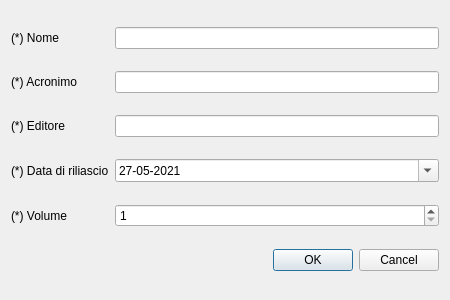
<?xml version="1.0" encoding="UTF-8"?>
<ui version="4.0">
 <class>rivistaDialog</class>
 <widget class="QDialog" name="rivistaDialog">
  <property name="geometry">
   <rect>
    <x>0</x>
    <y>0</y>
    <width>450</width>
    <height>300</height>
   </rect>
  </property>
  <property name="sizePolicy">
   <sizepolicy hsizetype="Fixed" vsizetype="Fixed">
    <horstretch>0</horstretch>
    <verstretch>0</verstretch>
   </sizepolicy>
  </property>
  <property name="windowTitle">
   <string>Dialog</string>
  </property>
  <layout class="QGridLayout" name="gridLayout">
   <item row="3" column="0">
    <widget class="QLabel" name="data_label">
     <property name="text">
      <string>(*) Data di riliascio</string>
     </property>
    </widget>
   </item>
   <item row="1" column="1">
    <widget class="QLineEdit" name="acronimo_box"/>
   </item>
   <item row="3" column="1">
    <widget class="QDateEdit" name="data_box">
     <property name="displayFormat">
      <string>dd-MM-yyyy</string>
     </property>
     <property name="calendarPopup">
      <bool>true</bool>
     </property>
     <property name="date">
      <date>
       <year>2021</year>
       <month>5</month>
       <day>27</day>
      </date>
     </property>
    </widget>
   </item>
   <item row="5" column="1">
    <widget class="QDialogButtonBox" name="buttonBox">
     <property name="orientation">
      <enum>Qt::Horizontal</enum>
     </property>
     <property name="standardButtons">
      <set>QDialogButtonBox::Cancel|QDialogButtonBox::Ok</set>
     </property>
    </widget>
   </item>
   <item row="0" column="1">
    <widget class="QLineEdit" name="nome_box"/>
   </item>
   <item row="0" column="0">
    <widget class="QLabel" name="nome_label">
     <property name="text">
      <string>(*) Nome</string>
     </property>
    </widget>
   </item>
   <item row="2" column="0">
    <widget class="QLabel" name="label_3">
     <property name="text">
      <string>(*) Editore</string>
     </property>
    </widget>
   </item>
   <item row="2" column="1">
    <widget class="QLineEdit" name="editore_box"/>
   </item>
   <item row="1" column="0">
    <widget class="QLabel" name="acronimo_label">
     <property name="text">
      <string>(*) Acronimo</string>
     </property>
    </widget>
   </item>
   <item row="4" column="0">
    <widget class="QLabel" name="volume_label">
     <property name="text">
      <string>(*) Volume</string>
     </property>
    </widget>
   </item>
   <item row="4" column="1">
    <widget class="QSpinBox" name="volume_box">
     <property name="minimum">
      <number>1</number>
     </property>
    </widget>
   </item>
  </layout>
 </widget>
 <resources/>
 <connections>
  <connection>
   <sender>buttonBox</sender>
   <signal>accepted()</signal>
   <receiver>rivistaDialog</receiver>
   <slot>accept()</slot>
   <hints>
    <hint type="sourcelabel">
     <x>248</x>
     <y>254</y>
    </hint>
    <hint type="destinationlabel">
     <x>157</x>
     <y>274</y>
    </hint>
   </hints>
  </connection>
  <connection>
   <sender>buttonBox</sender>
   <signal>rejected()</signal>
   <receiver>rivistaDialog</receiver>
   <slot>reject()</slot>
   <hints>
    <hint type="sourcelabel">
     <x>316</x>
     <y>260</y>
    </hint>
    <hint type="destinationlabel">
     <x>286</x>
     <y>274</y>
    </hint>
   </hints>
  </connection>
 </connections>
</ui>
